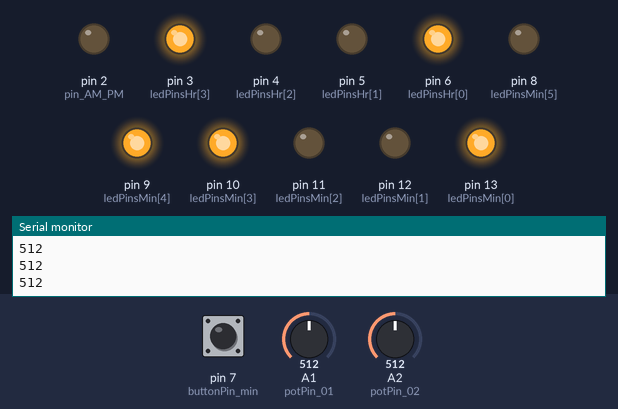
The sketch below on a simulated Arduino Uno, built with avr-gcc and run on an emulated ATmega328P. On the bench: output pins drawn as LEDs (lit = HIGH), the last lines printed to the serial monitor. The inputs (shaded band) are chosen by the test bench; at power-on: pin 7 (buttonPin_min) LOW, A1 (potPin_01) = 512, A2 (potPin_02) = 512.

Above: at 1.2 s.
1.3 s: pin 7 (buttonPin_min) pulled HIGH for 0.15 s
At 1.47 s:
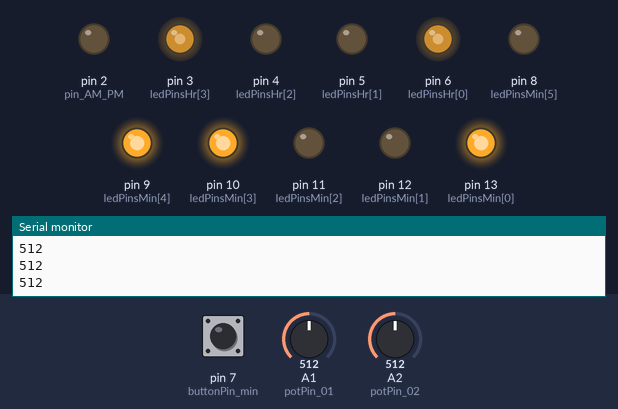
3.0 s: A1 (potPin_01) set to 716
At 4.2 s:
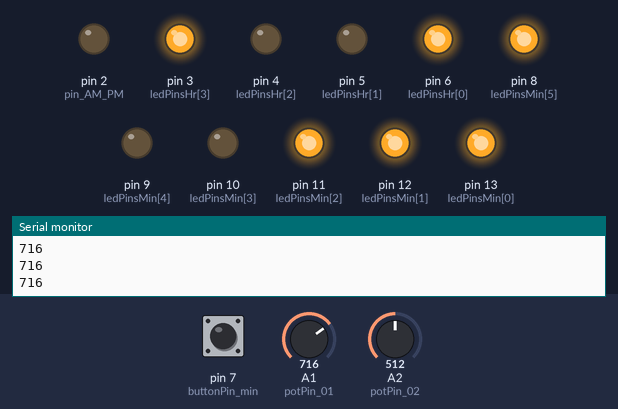
4.5 s: A2 (potPin_02) set to 542
At 5.7 s:
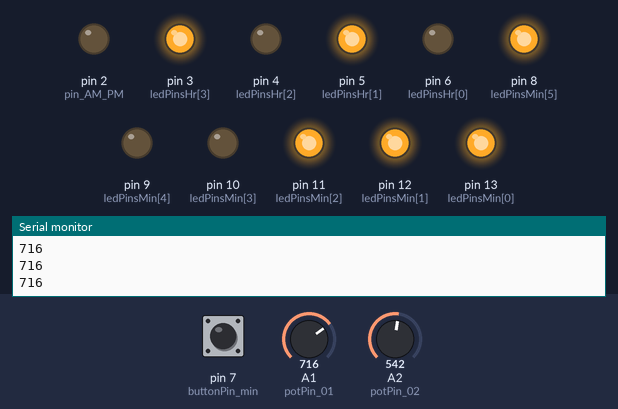
6.0 s: A1 (potPin_01) set to 900
At 7.2 s:
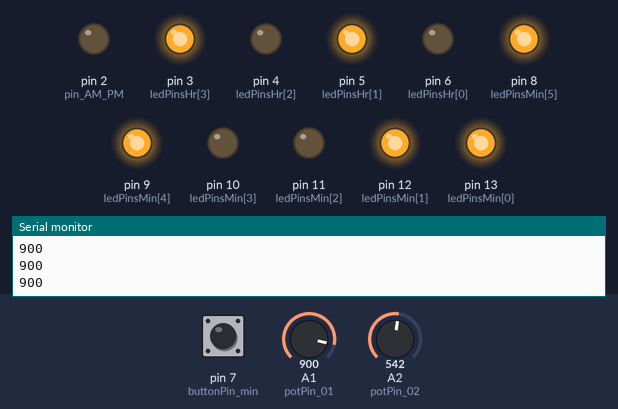
7.5 s: A2 (potPin_02) set to 511
At 8.6 s:
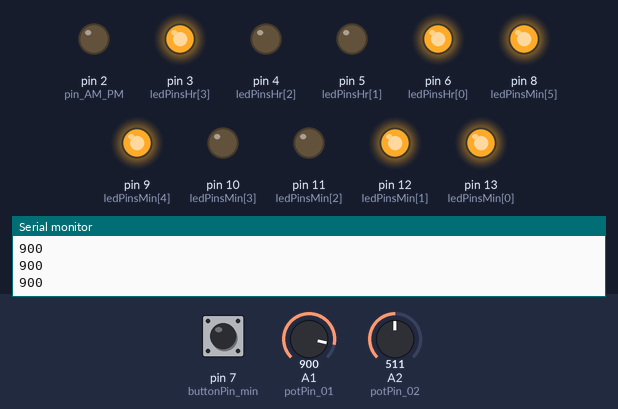
9.0 s: pin 7 (buttonPin_min) pulled HIGH for 1 s
At 9.8 s:
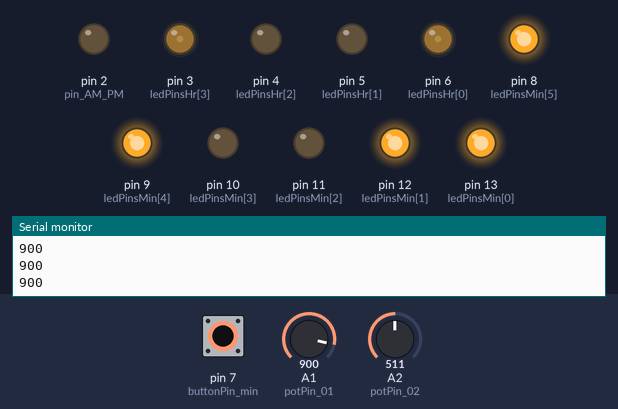
Timing chart, 0 to 12.0 s (numbered marks = the images above; inputs shaded):
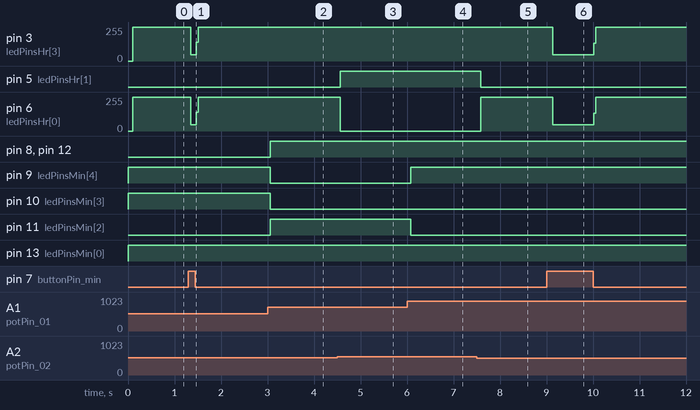

The sketch:

binary_clock.ino
```cpp
// Initialization
int ledPinsMin[] = {13, 12, 11, 10, 9, 8}; // led pin for min with 13 least significant and 8 most significant: CHANGE THIS ACCORDING TO YOUR REQUIREMENT
const int buttonPin_min = 7;     // button for minute CHANGE THIS ACCORDING TO YOUR REQUIREMENT
const int buttonPin_hr = 1;     // button for hour   CHANGE THIS ACCORDING TO YOUR REQUIREMENT
int ledPinsHr[] = {6, 5, 4, 3};  // led pin for hour with 6 least significant and 3 most significant CHANGE THIS ACCORDING TO YOUR REQUIREMENT
int pin_AM_PM=2; // led pin for AM and PM CHANGE THIS ACCORDING TO YOUR REQUIREMENT
int potPin_01 = 1;    // select the input pin for the potentiometer CHANGE THIS ACCORDING TO YOUR REQUIREMENT
int threshold_01=145; // pot 1.. min value it reach
int potPin_02 = 2;    // select the input pin for the potentiometer CHANGE THIS ACCORDING TO YOUR REQUIREMENT
int threshold_02=145; // pot 2.. min value it reach
int val_01 = 0;
int val_02 = 0;
// set Start time here
int countS = 0;   // Seconds
int countM = 0;  // Minutes
int countH = 12;  // Hours
int buttonState_min = 0;         // variable for reading the pushbutton status for min
int buttonState_hr = 0;         // variable for reading the pushbutton status for hr
byte countSec;
byte countMin;
byte countHr;
#define nBitsMin sizeof(ledPinsMin)/sizeof(ledPinsMin[0]) //defining number of bit for led pin min
#define nBitsHr sizeof(ledPinsHr)/sizeof(ledPinsHr[0])    //defining number of bit for led pin hr

void setup(void)

{
  for (byte i = 0; i < nBitsMin; i++) {
    pinMode(ledPinsMin[i], OUTPUT);
  }
  for (byte i = 0; i < nBitsHr; i++) {
    pinMode(ledPinsHr[i], OUTPUT);
  }
  pinMode(pin_AM_PM, OUTPUT);
  Serial.begin(9600);
}

// ----- Main Routine -------------------------------------------------

void loop(void)
{

  buttonState_min = digitalRead(buttonPin_min);
  buttonState_hr = digitalRead(buttonPin_hr);
  if (buttonState_min == HIGH && buttonState_hr==HIGH ) {
  countS = (countS + 1);
  if (countS > 59)
  {
    countS = 0;
    countM = (countM + 1);
    if (countM > 59)
    {
      countM = 0;
      countH = (countH + 1);
      if (countH > 23)
      {
        countH = 0;
        countM = 0;
        countS = 0;
      }
    }
  }
  String stuff =  ":";
  String stuff2 =  " AM";
  String stuff3 =  " PM";
if (countH>11 && countH<24)
{
  digitalWrite(pin_AM_PM, HIGH);
  dispBinaryHr(countH-12);
 //Serial.println((countH-12) +stuff+ countM+stuff2);
}
else
{
  digitalWrite(pin_AM_PM, LOW);
  dispBinaryHr(countH);
 //  Serial.println(countH +stuff+ countM+stuff3);
}
  dispBinaryMin(countM);
//  dispBinaryHr(countH);
  delay(50);   // 1000 milliseconds = approx. 1 second delay
  // ADJUST for fast or slow running clock here, in milliseconds. CHANGE THIS ACCORDING TO YOUR REQUIREMENT
}
else
{


   if (buttonState_min == LOW)
  {
  dispBinaryMin(0);
   countM = 0;
   val_01 = analogRead(potPin_01);
    int map_val_min = map(val_01, threshold_01, 1023, 0, 60);
    countM =map_val_min;
    dispBinaryMin(countM);
    Serial.println(val_01);
    delay(100);
  }
   if (buttonState_hr == LOW)
  {
 dispBinaryHr(0);
  countH = 0;
  val_02 = analogRead(potPin_02);
  int map_val_hr = map(val_02, threshold_02, 1023, 0, 23);
  countH=map_val_hr;
  dispBinaryHr(countH);
  }
  countS = 0;
  digitalWrite(pin_AM_PM, LOW);
}
}
// ----- Subroutines ---------------------------------------------------


void dispBinaryMin(byte nMin)
{
  for (byte i = 0; i < nBitsMin; i++) {
    digitalWrite(ledPinsMin[i], nMin & 1);
    nMin /= 2;
  }
}

void dispBinaryHr(byte nHr)
{
  for (byte i = 0; i < nBitsHr; i++) {
    digitalWrite(ledPinsHr[i], nHr & 1);
    nHr /= 2;
  }
}
```

Measured:
- the behaviour switches between 526 and 527 on A2 (potPin_02) (found by bisection; images 2 and 3)
- after the input at 1.3 s, pin 3 (ledPinsHr[3]), pin 6 (ledPinsHr[0]): 255/255 → 46/255 after 0.05 s, → 255/255 0.12 s later
- after the input at 3.0 s, pin 8 (ledPinsMin[5]), pin 11 (ledPinsMin[2]), pin 12 (ledPinsMin[1]): LOW → HIGH after 0.06 s; pin 9 (ledPinsMin[4]), pin 10 (ledPinsMin[3]): HIGH → LOW after 0.06 s
- after the input at 4.5 s, pin 5 (ledPinsHr[1]): LOW → HIGH after 0.07 s; pin 6 (ledPinsHr[0]): 255/255 → 0/255 after 0.07 s
- after the input at 6.0 s, pin 9 (ledPinsMin[4]): LOW → HIGH after 0.08 s; pin 11 (ledPinsMin[2]): HIGH → LOW after 0.08 s
- after the input at 7.5 s, pin 5 (ledPinsHr[1]): HIGH → LOW after 0.09 s; pin 6 (ledPinsHr[0]): 0/255 → 255/255 after 0.09 s
- after the input at 9.0 s, pin 3 (ledPinsHr[3]), pin 6 (ledPinsHr[0]): 255/255 → 46/255 after 0.14 s, → 255/255 0.88 s later
